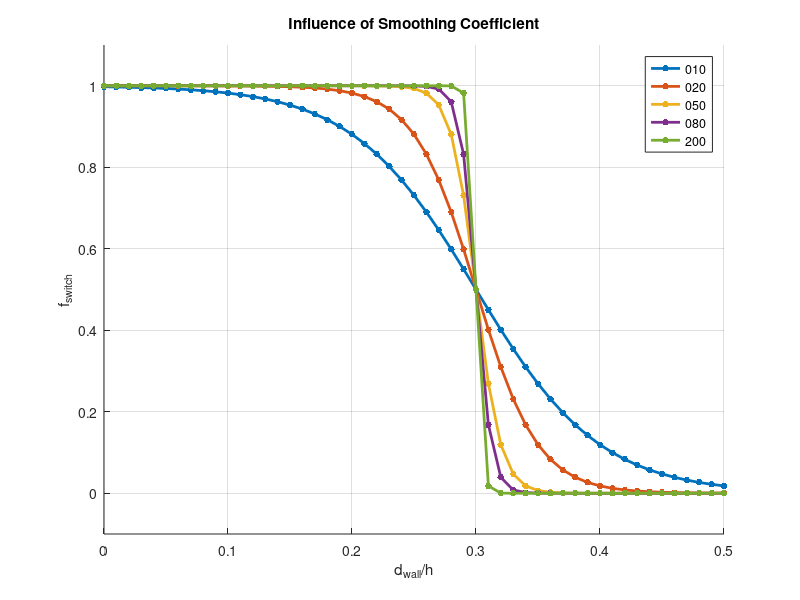

The MATLAB source for this figure:
% Matlab script to depict how the *_smooth coefficient works towards
% changing the sensor region definition
%
% Michael Emory 4/5/2012
clear all; clc;

% smoothnes coefficient
SMOOTH = [010 020 050 080 200];

% vector of wall distance (maximum is 0.5h in square duct)
walld = 0:.01:0.5;

% user defined cut-off value
cutoff = 0.3;

myswitch = zeros(length(walld),length(SMOOTH));

for i=1:length(SMOOTH)
    
    % computation of *_switch function
    my_z = SMOOTH(i) * (walld - cutoff);

    % tanh() computation
    myswitch(:,i) = max(min(1.0, 0.5 - 0.5*tanh(my_z)),0.0);

    % plot profile
%     figure(1);hold on;
%     plot(walld,myswitch(:,i),'.-','MarkerSize',20,'LineWidth',2);
%     hold off;
end

figure(1);hold on;
plot(walld,myswitch,'.-','MarkerSize',15,'LineWidth',2);
M=[];
for i=1:length(SMOOTH)
   M = cat(1,M,num2str(SMOOTH(i),'%03.f'));
end
legend(M);
xlabel('d_{wall}/h');ylabel('f_{switch}');
axis([0 0.5 -.1 1.1]);grid on;
title('Influence of Smoothing Coefficient');
hold off;